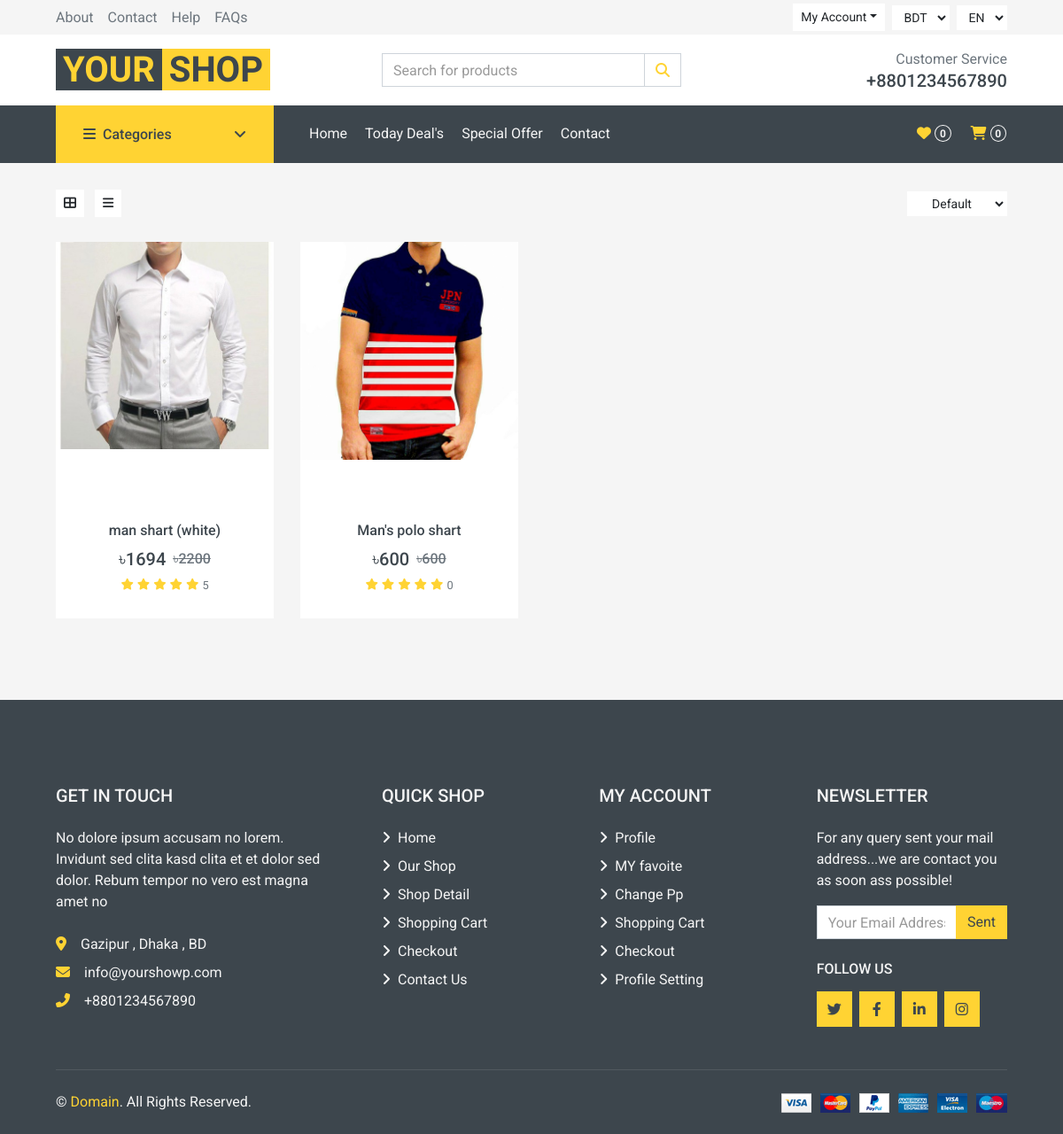
The page /category.php?sid=1 on the database its author committed.
### tables this page shows
CREATE TABLE `pdetails` (
  `did` int(11) NOT NULL,
  `pid` int(11) DEFAULT NULL,
  `adate` datetime NOT NULL DEFAULT current_timestamp(),
  `rv` int(11) DEFAULT 0,
  `dis` varchar(500) DEFAULT NULL,
  `addinfo` varchar(100) DEFAULT NULL,
  `mupp` varchar(50) DEFAULT NULL,
  `color` varchar(40) DEFAULT NULL,
  `size` varchar(15) DEFAULT NULL,
  `sold` int(11) NOT NULL DEFAULT 0
);

CREATE TABLE `product` (
  `pid` int(11) NOT NULL,
  `pcode` varchar(20) DEFAULT NULL,
  `pname` varchar(100) DEFAULT NULL,
  `price` int(11) NOT NULL,
  `off` int(11) NOT NULL,
  `pp` varchar(100) DEFAULT NULL,
  `stock` int(11) DEFAULT NULL,
  `catagory` varchar(6) NOT NULL,
  `m` int(11) NOT NULL DEFAULT 0,
  `s` int(11) NOT NULL DEFAULT 0,
  `su` int(11) NOT NULL DEFAULT 0
);

### category.php (the view, shortened to what this page needs)
<?php include 'header.php'?>
<?php
if(isset($_GET['sid'])){
    $subcata= $_GET['sid'];
    $que=$conn->prepare("select * from product  inner join pdetails on product.pid=pdetails.pid where s = :sid");
    $que->bindParam(":sid",$subcata );
    $que->execute();
    $res=$que->fetchAll(PDO::FETCH_ASSOC);
}
?>
<div class="container-fluid">
                <?php
                if(count($res) <= 0){
                    echo '   <div class="npfound container-fluid ">
                    <img class="img-fluid" src="admin/img/nproduct.png" alt="" class="img-flude">
                    </div>';
                }else{
                   echo'        <div class="row px-xl-5">
                   <div class="col-12 pb-1">
                   <div class="d-flex align-items-center justify-content-between mb-4">
                       <div>
                           <button class="btn btn-sm btn-light"><i class="fa fa-th-large"></i></button>
                           <button class="btn btn-sm btn-light ml-2"><i class="fa fa-bars"></i></button>
                       </div>
                       <div class="ml-2">
                           <div class="btn-group">
                               <select class="btn btn-sm btn-light dropdown-toggle fbp" data-toggle="dropdown">
                               <option value="" selected> <a class="dropdown-item" href="#">Default</a></option>
                               <option value="lth"> <a class="dropdown-item" href="#">Low to High</a></option>
                               <option value="htl"> <a class="dropdown-item" href="#">Hige to low</a></option>
                               </select>
                           </div>
                       </div>
                   </div>
               </div>
                   <div class="col-12 getcdata"> <div class="row pb-3">
                   ';
                    foreach ($res as $key => $value) {
                        echo ' <div class="col-lg-3 col-md-4 col-sm-6 pb-1">
                        <div class="product-item bg-light mb-4">
                            <div class="product-img position-relative overflow-hidden">
                                <img class="img-fluid w-100" src="admin/img/products/'.$value['pp'].'" alt="'.$value['pname'].'">
                                <div class="product-action">
                                <a class="btn btn-outline-dark btn-square add_carti" data-attr="'.$value['pid'].'" href=""><i class="fa fa-shopping-cart"></i></a>
                                <a class="btn btn-outline-dark btn-square add_favi" data-attr="'.$value['pid'].'" href=""><i class="far fa-heart"></i></a>
                                <a class="btn btn-outline-dark btn-square" href="single.php?pid='.$value['pid'].'"><i class="fa fa-search"></i></a>
                                </div>
                            </div>
                            <div class="text-center py-4">
                                <a class="h6 text-decoration-none text-truncate" href="">'.$value['pname'].'</a>
                                <div class="d-flex align-items-center justify-content-center mt-2">
                                    <h5>৳';
                                    $price=$value['price'];
                                    $off=$value['off'];
                                    $disprice=$price/100*$off;
                                    echo $disprice=$price-$disprice;
                                    echo '</h5><h6 class="text-muted ml-2"><del>৳'.$value['price'].'</del></h6>
                                </div>
                                <div class="d-flex align-items-center justify-content-center mb-1">
                                    <small class="fa fa-star text-primary mr-1"></small>
                                    <small class="fa fa-star text-primary mr-1"></small>
                                    <small class="fa fa-star text-primary mr-1"></small>
                                    <small class="fa fa-star text-primary mr-1"></small>
                                    <small class="fa fa-star text-primary mr-1"></small>
                                    <small>'.$value['rv'].'</small>
                                </div>
                            </div>
                        </div>
                    </div>';
                    }
                    echo '<div class="col-12">';
                    echo '</div>
                </div></div>
            </div>';
                }
                ?>
    </div>
<?php include 'footer.php'?>

### css/castom.css (style rules this page uses)
.product-img { height: 290px; }

### rows shown on the page
pdetails: pid.pname (picture), pid.pname "man shart (white)", disprice "1694", pid.price "2200", rv "5"
pdetails: pid.pname (picture), pid.pname "Man's polo shart", disprice "600", pid.price "600", rv "0"
